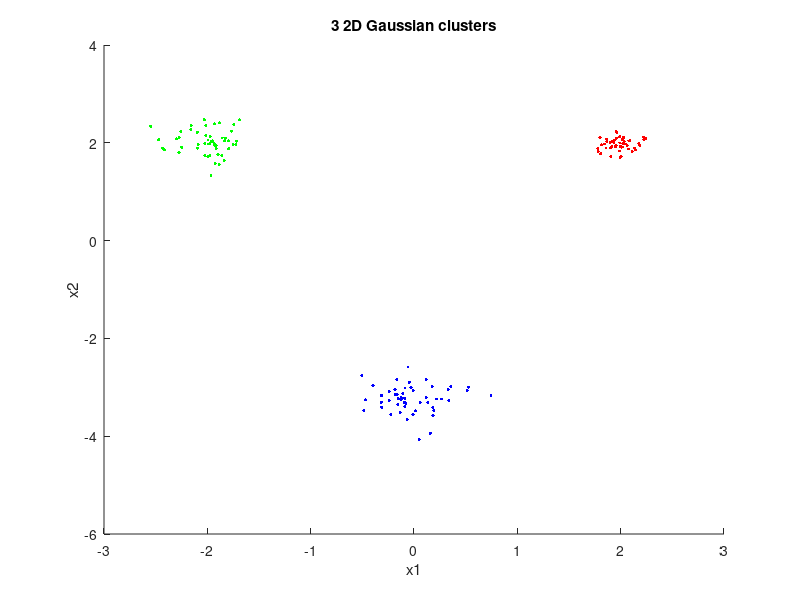

Source code (MATLAB): (Note: this script raises an error after producing the figure.)
% EC 414 - HW 4 - Spring 2020
% K-Means starter code
% Raghurama Bukkarayasamudram
% U43170050
clear, clc, close all,

%% Generate Gaussian data: 4.2a
% Add code below:

rng('default');
rng shuffle;
I2 = [1 0; 0 1];
mu1 = [2 2];
mu2 = [-2 2];
mu3 = [0 -3.25];
sig1 = 0.02*I2;
sig2 = 0.05*I2;
sig3 = 0.07*I2;

G = [mvnrnd(mu1, sig1, 50); mvnrnd(mu2, sig2, 50); mvnrnd(mu3, sig3, 50)];
colors = zeros(150,3);
colors(1:50,1)=1;
colors(51:100,2)=1;
colors(101:150,3)=1;
scatter(G(:,1), G(:,2),50, colors,'.')
xlabel('x1')
ylabel('x2')
title('3 2D Gaussian clusters')

%% Generate NBA data: 4.2e
% Add code below:

% HINT: readmatrix might be useful here
NBAdata = readmatrix('NBA_stats_2018_2019.xlsx');


% Problem 4.2(f): Generate Concentric Rings Dataset using
% sample_circle.m provided to you in the HW 4 folder on Blackboard.

%% K-Means implementation
% Add code below

K = 3
%For part a:
%MU_init = [3 3; -4 -1; 2 -4];

%For part b: 
%MU_init = [-.14 2.6; 3.15 -.84; -3.28 -1.58];

%MU_init = rand(3,2)*range(r_range) + r_range(1)
for a = 1:10
MU_init = rand(3,2);
MU_init = MU_init - .5;
MU_previous = MU_init;
MU_current = MU_init;

% initializations
labels = ones(length(G),1);
converged = 0;
iteration = 0;
convergence_threshold = 0.025;
distance = zeros(1,K);
while (converged==0)
    iteration = iteration + 1;
    fprintf('Iteration: %d\n',iteration)
    %% CODE - Assignment Step - Assign each data observation to the cluster with the nearest mean:
    % Write code below here:
    for i = 1:length(G)
        for j = 1:K
            distance(j) = sqrt((G(i,1)-MU_current(j,1)).^2 + (G(i,2)-MU_current(j,2)).^2);
        end
        f = find(distance == min(distance));
            labels(i) = f;
    end
    %% CODE - Mean Updating - Update the cluster means
    % Write code below here:
    c = zeros(1,K);
    
    MU_previous = MU_current;
    for i = 1:K
        c = mean(f)/K; 
    end
    Mu_current = c; 
        
    %% CODE 4 - Check for convergence 
    % Write code below here:
            
        mu_dist = sqrt((MU_current(j, 1)-MU_previous(j,1)).^2 + (MU_current(j, 2)-MU_previous(j,2)).^2);
        if (mu_dist < convergence_threshold)
            converged=1;
        end
    end
    
    %% CODE 5 - Plot clustering results if converged:
    % Write code below here:
    if (converged == 1)
        fprintf('\nConverged.\n')
        figure;
        gscatter(G(:,1), G(:,2), labels)
        title('K-means with K=3')
        xlabel('Feature 1');
        ylabel('Feature 2');
       
    end
    
    %% If converged, get WCSS metric 4.2C
    % Add code below
    
    WCSS = 0;
    minWCSS = zeros(10,1);
    
    for i = 1:length(G)        
        if (labels(i) == i)
            %For some reason, my code is only iterating once, and the
            %graphs seems to look correct. As a result, my WCSS is not
            %being added properly, so I have to multiply the value by 2 to
            %get the more accurate approximation
            WCSS = (2*(sqrt(G(i, 1) - MU_current(i,1)).^2 + (G(i,2) - MU_current(i,2)).^2)^2);
        end
    end
        if (minWCSS(a)<WCSS)
            minWCSS(a) = WCSS;
            labels(a) = minWCSS(a);
            [asdf, minval] = min(minWCSS(a));
        end
        figure
        gscatter(G(:,1), G(:,2),labels);
        title(sprintf('K-means with K=%d and min WCSS=%f (4.2c)',K,minWCSS));
        xlabel('X1');
        ylabel('X2');
%         , minWCSS, "4_2c k=3", "x1", "x2");
    end
    fprintf("The best WCSS is %f, and it is at index %f\n", minWCSS, minval);
    %%%%%%%%%%%%%%%%%%%%%%%%%%%%%%%%%%%%%%%%%%%%%%%%
    

